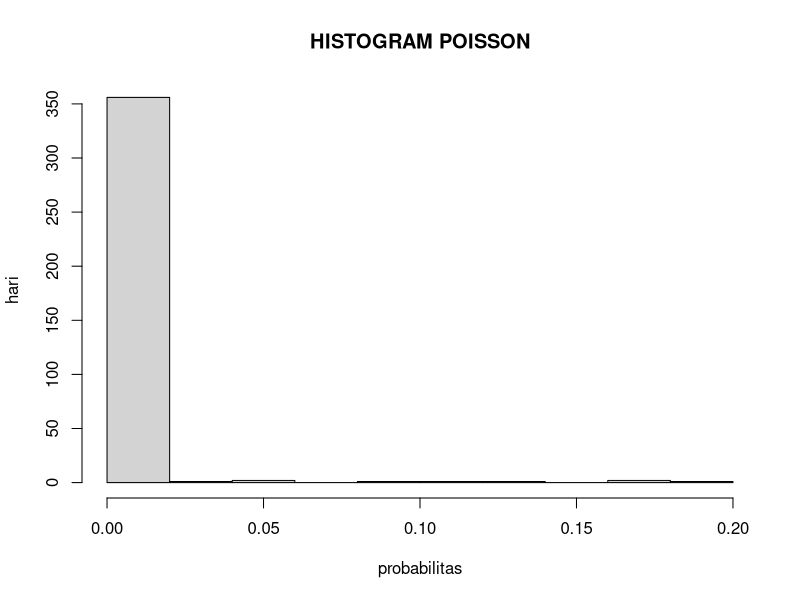

Write R code to recreate this figure.
# 3
lambda <- 4.5   # parameter yang menyatakan rata" kejadian sukses dalam interval waktu tertentu
x <- 6

# a
ppois(x, lambda = lambda, lower = FALSE)

# b
x <- 6
n <- 365
result <- dpois(1:365, lambda = lambda, log=FALSE)
hist(result, xlab = "probabilitas", ylab = "hari", main = 'HISTOGRAM POISSON')

# c
a <- summary(ppois(x, lambda = lambda, lower = FALSE))
a
b <- summary(result)
b

# d
rataan <- varians <- lambda
